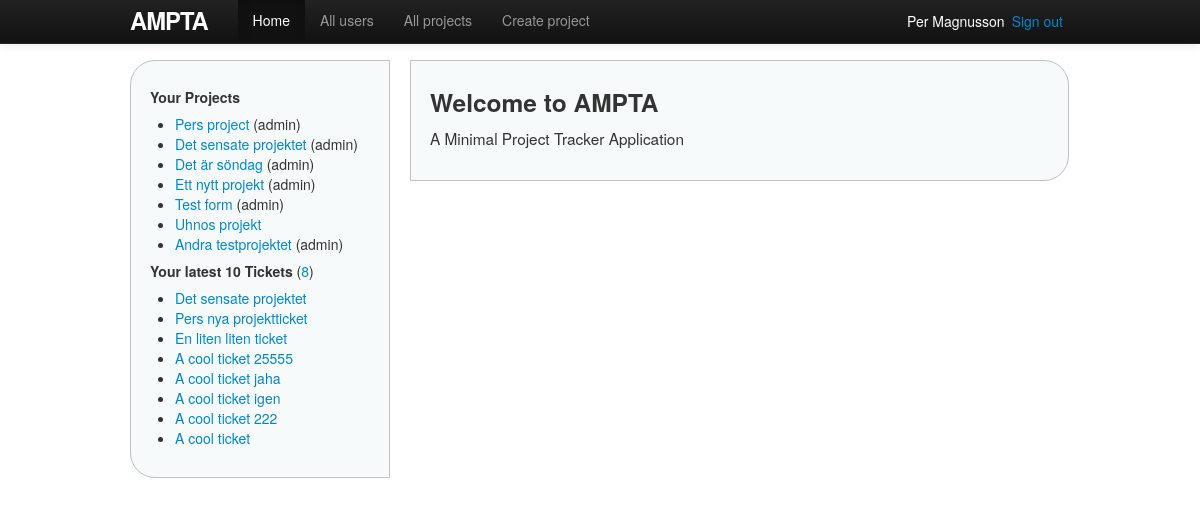
Before: / (signed in) with the older database file.
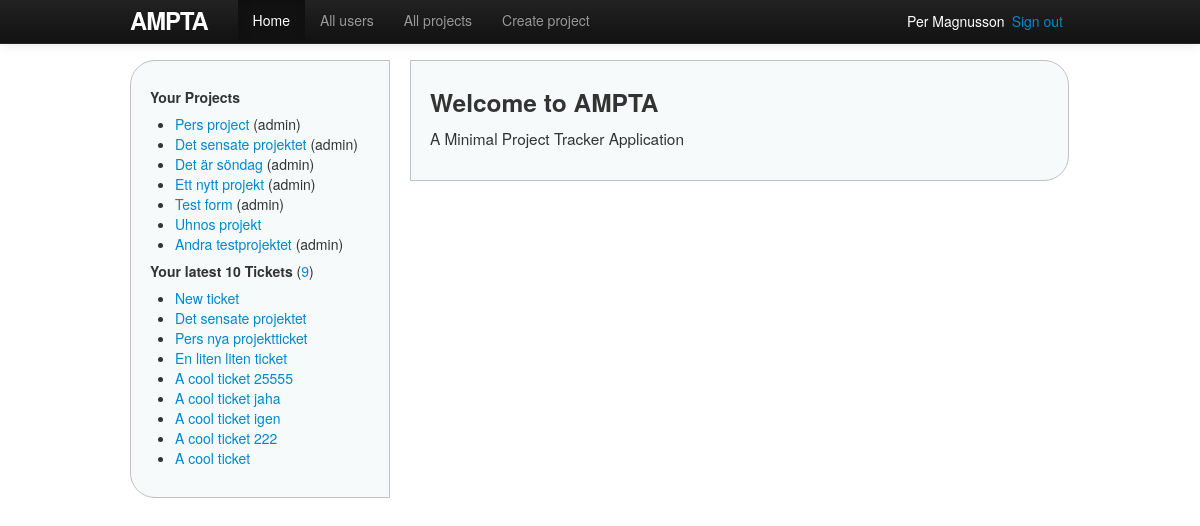
After: the same page with the newer database file.
### ampta/models.py (models this page shows, shortened)
class Project(models.Model):
    name = models.CharField(max_length=30)
    description = models.TextField()
    start_date = models.DateField()
    end_date = models.DateField()
    users = models.ManyToManyField(User, related_name='projects', blank=True)
    owner = models.ForeignKey(User, related_name='projects_owned_by_user')
    date_added = models.DateTimeField()
    date_updated = models.DateTimeField()
    def owned_by_user(self, user):
        return self.owner == user

class Ticket(models.Model):
    name = models.CharField(max_length=30)
    description = models.TextField()
    start_date = models.DateField();
    end_date = models.DateField();
    status = models.ForeignKey(Status, related_name='tickets')
    project = models.ForeignKey(Project, related_name='tickets')
    owner = models.ForeignKey(User, related_name='tickets')
    date_added = models.DateTimeField()
    date_updated = models.DateTimeField()

### ampta/views/views.py (the view)
# urls.py: url(r'^$', 'home_index', name='root'),
@login_required(login_url='/login')
def home_index(request):
    return render(request, 'general/home.html', {'home_active': True})

### ampta/templatetags/custom_filters.py (called while the page is built)
@register.filter(name='user_projects')  # "name", if other name than function
def user_projects(user):
    projects = user.projects.order_by('-date_added')
    return projects

@register.filter
def project_owned_by_user(project, user):
    return project.owned_by_user(user)

### ampta/templates/general/home.html (shortened to what this page needs)
{% extends 'shared/base.html' %}
{% block content %}
<h3>Welcome to AMPTA</h3>
<p>A Minimal Project Tracker Application</p>
{% endblock %}

### ampta/templates/shared/base.html (shortened to what this page needs)
<!DOCTYPE html>
<html>
	<head>
		{% block styles %}
			<link rel="stylesheet" href="http://code.jquery.com/ui/1.10.1/themes/base/jquery-ui.css" />
			<link rel="stylesheet" type="text/css" href="{{ STATIC_URL }}styles/bootstrap.min.css">
			<link rel="stylesheet" type="text/css" href="{{ STATIC_URL }}styles/site.css">
		{% endblock %}
	</head>
	<body>
	{% block body %}
		<div class="container">
		<header>
			<nav class="navbar navbar-inverse navbar-fixed-top">
				<div class="navbar-inner">
					<div class="container">
						<a href="{% url home %}" id="logo" class="brand">Ampta</a>
						<div class="nav-collapse collapse">
							<ul class="nav">
								<li {% if home_active %}class="active"{% endif %}>
									<a href="{% url home %}">Home</a>
								</li>
								<li {% if all_users_active %}class="active"{% endif %}>
									<a href="{% url users %}">All users</a>
								</li>
								<li {% if projects_active %}class="active"{% endif %}>
									<a href="{% url projects %}">All projects</a>
								</li>
								<li {% if create_projects_active %}class="active"{% endif %}>
									<a href="{% url new_project %}">Create project</a>
								</li>
							</ul>
						</div>
						<span class="sign_out pull-right"><a href="{% url logout %}">Sign out</a></span>
						<span class="active_user pull-right">
							<a href="{% url user user.id %}">{{ user.get_full_name }}</a>
						</span>
					</div>
				</div>
			</nav>
		</header>
		<div class="sidenav pull-left">
			{% include 'shared/_sidenav_projects_tickets.html' %}
		</div>
		<div class="main pull-left">
			{% block content %}{% endblock %}
		</div>
		</div>
	{% endblock body %}
	</body>
</html>

### ampta/templates/shared/_sidenav_projects_tickets.html (shortened to what this page needs)
{% load custom_filters %}
<h5>Your Projects</h5>
<ul>
{% with projects=user|user_projects %}
{% for p in projects %}
	<li>
		<a href="{% url project p.id %}">{{ p.name }}</a>
		{% if p|project_owned_by_user:user %}(admin){% endif %}
	</li>
{% endfor%}
{% endwith %}
</ul>
<h5>Your latest 10 Tickets
	<span class="countTickets">(<a href="{% url tickets %}">{{ user.tickets.count }}</a>)</span>
</h5>
<ul>
{% for t in user.tickets.all|dictsortreversed:"date_added"|slice:"10" %}
	<li><a href="{% url project_ticket t.project.id t.id %}">{{ t.name }}</a></li>
{% endfor %}
</ul>

Changed rows visible on the page:
added Ticket: name "New ticket"
Other visible differences:
{{ user.tickets.count }}: "8" → "9"
